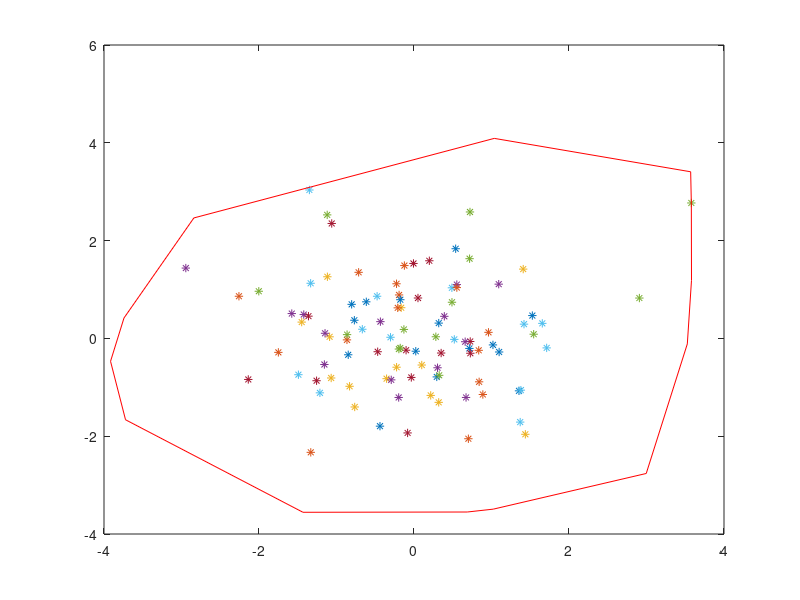

Recreate this plot in MATLAB.
clear all;
close all;

fileID = fopen('sets_of_points.dat');
C = textscan(fileID,'%s %f %s %f %s');
si = size(C{2},1);
X = C{2};
Y = C{4};
for i = 1 : si
   plot(X(i),Y(i),'*')
   hold on
end
fclose(fileID);


fileID = fopen('convex_hull_res.dat');
C = textscan(fileID,'%s %f %s %f %s');
si = size(C{2},1);
X = C{2};
Y = C{4};
X = [X; X(1)];
Y = [Y; Y(1)];
plot(X,Y,'r')
hold on
fclose(fileID);